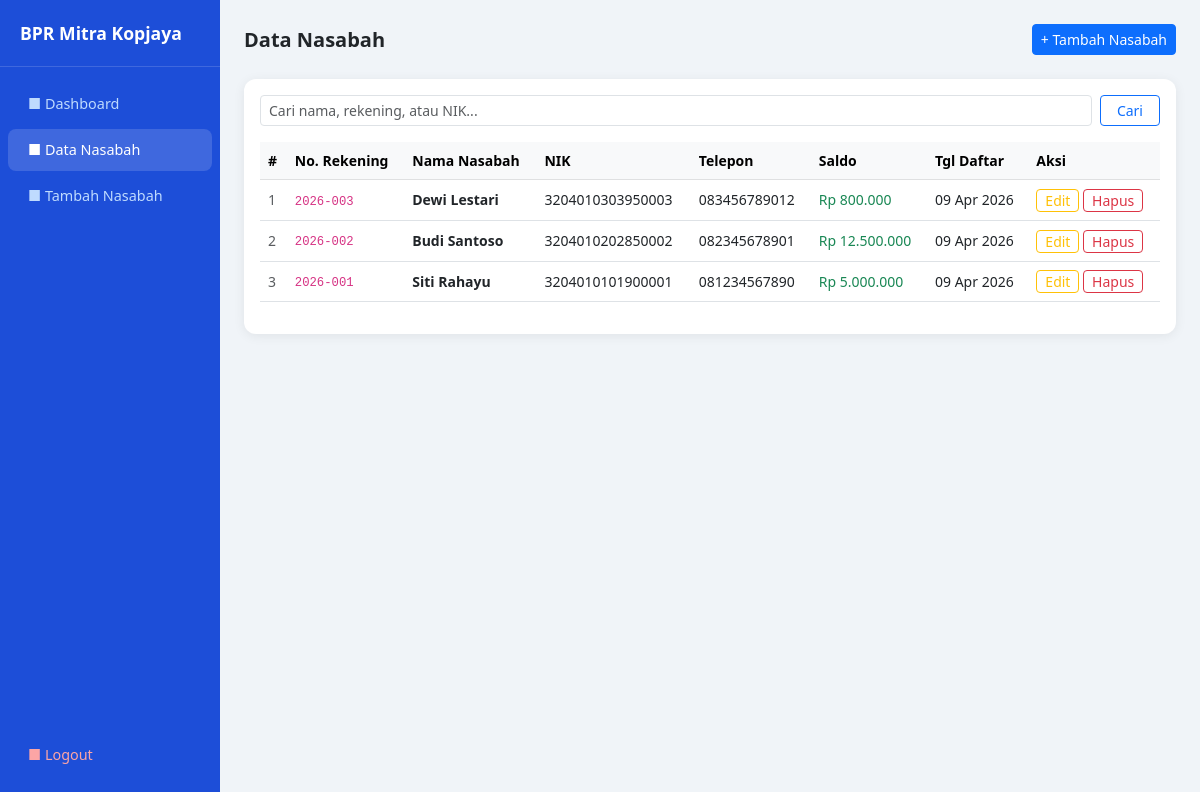
Screenshot of /data_nasabah.php (signed in) with the database file from the repository.
### tables this page shows
CREATE TABLE IF NOT EXISTS nasabah (
    id              INT PRIMARY KEY AUTO_INCREMENT,
    no_rekening     VARCHAR(20)    NOT NULL UNIQUE,  
    nama_nasabah    VARCHAR(100)   NOT NULL,         
    nik             VARCHAR(20)    NOT NULL,         
    alamat          TEXT,                            
    no_telepon      VARCHAR(15),                     
    tanggal_daftar  DATE           DEFAULT (CURRENT_DATE),  
    saldo           DECIMAL(15,2)  DEFAULT 0.00      
);

### data_nasabah.php (the view, shortened to what this page needs)
<?php
require "koneksi.php";
$cari = "";
$where = "";
$data = mysqli_query($conn, "SELECT * FROM nasabah $where ORDER BY id DESC");
?>
<!DOCTYPE html>
<html lang="id">
<head>
  <link href="https://cdn.jsdelivr.net/npm/bootstrap@5.3.0/dist/css/bootstrap.min.css" rel="stylesheet">
</head>
<body>
  <div class="sidebar">
    <div class="brand">BPR Mitra Kopjaya</div>
    <nav class="mt-3">
      <a href="dashboard.php">&#9632; Dashboard</a>
      <a href="data_nasabah.php" class="active">&#9632; Data Nasabah</a>
      <a href="tambah.php">&#9632; Tambah Nasabah</a>
      <a href="logout.php" style="position:absolute; bottom:20px; left:0; right:0; color:#fca5a5;">&#9632; Logout</a>
    </nav>
  </div>
  <div class="main-content">
    <div class="d-flex justify-content-between align-items-center mb-4">
      <h5 class="fw-bold mb-0">Data Nasabah</h5>
      <a href="tambah.php" class="btn btn-primary btn-sm">+ Tambah Nasabah</a>
    </div>
    <div class="card p-3">
      <form method="GET" class="d-flex gap-2 mb-3">
        <input type="text" name="cari" class="form-control form-control-sm" placeholder="Cari nama, rekening, atau NIK..." value="<?= htmlspecialchars($cari) ?>">
        <button class="btn btn-outline-primary btn-sm px-3">Cari</button>
      </form>
      <div class="table-responsive">
        <table class="table table-hover align-middle small">
          <thead class="table-light">
            <tr>
              <th>#</th>
              <th>No. Rekening</th>
              <th>Nama Nasabah</th>
              <th>NIK</th>
              <th>Telepon</th>
              <th>Saldo</th>
              <th>Tgl Daftar</th>
              <th>Aksi</th>
            </tr>
          </thead>
          <tbody>
          <?php $no = 1; while ($row = mysqli_fetch_assoc($data)): ?>
            <tr>
              <td class="text-muted"><?= $no++ ?></td>
              <td><code><?= htmlspecialchars($row['no_rekening']) ?></code></td>
              <td class="fw-semibold"><?= htmlspecialchars($row['nama_nasabah']) ?></td>
              <td><?= htmlspecialchars($row['nik']) ?></td>
              <td><?= htmlspecialchars($row['no_telepon']) ?></td>
              <td class="text-success">Rp <?= number_format($row['saldo'], 0, ',', '.') ?></td>
              <td><?= date('d M Y', strtotime($row['tanggal_daftar'])) ?></td>
              <td>
                <a href="edit.php?id=<?= $row['id'] ?>" class="btn btn-sm btn-outline-warning py-0">Edit</a>
                <a href="data_nasabah.php?hapus=<?= $row['id'] ?>" class="btn btn-sm btn-outline-danger py-0"
                   onclick="return confirm('Yakin hapus nasabah ini?')">Hapus</a>
              </td>
            </tr>
          <?php endwhile; ?>
          </tbody>
        </table>
      </div>
    </div>
  </div>
</body>
</html>

### data_nasabah.php (style rules this page uses)
body { background: #f0f4f8; }
.sidebar { background: #1d4ed8; min-height: 100vh; width: 220px; position: fixed; }
.sidebar a { color: #bfdbfe; text-decoration: none; display: block; padding: 10px 20px; border-radius: 8px; margin: 4px 8px; font-size: 0.9rem; }
.sidebar a:hover, .sidebar a.active { background: rgba(255,255,255,0.15); color: #fff; }
.main-content { margin-left: 220px; padding: 24px; }
.card { border: none; border-radius: 12px; box-shadow: 0 2px 12px rgba(0,0,0,0.07); }
.brand { color: #fff; font-weight: 700; font-size: 1.1rem; padding: 20px; border-bottom: 1px solid rgba(255,255,255,0.15); }

### rows the page displays
nasabah: no_rekening "2026-003", nama_nasabah "Dewi Lestari", nik "3204010303950003", no_telepon "083456789012", saldo "800.000", tanggal_daftar "09 Apr 2026"
nasabah: no_rekening "2026-002", nama_nasabah "Budi Santoso", nik "3204010202850002", no_telepon "082345678901", saldo "12.500.000", tanggal_daftar "09 Apr 2026"
nasabah: no_rekening "2026-001", nama_nasabah "Siti Rahayu", nik "3204010101900001", no_telepon "081234567890", saldo "5.000.000", tanggal_daftar "09 Apr 2026"
